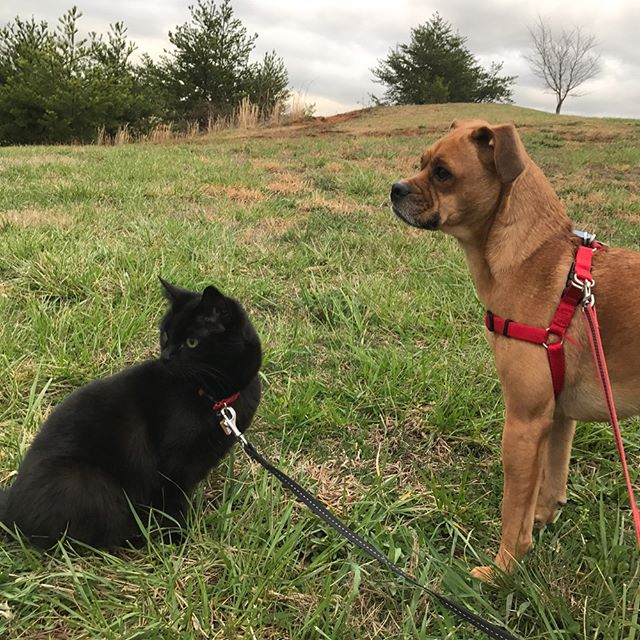
#> input picture data/catdog.jpg, 640 x 640 px, given in place of catdog.png, which was not available
$ jupyter execute --allow-errors image_notebook.ipynb   (shell and % lines are left out)
#> lines starting #> are read from the running program, lines starting #| are printed output that depends on the picture; after the words box and inside, x2 and y2 are one past the last pixel; in counts of white or black regions, pixels touching at a corner belong together; pictures that were not available may be replaced by others from this repository, and a replacement may not be noted
[cell 1]
import glob
import cv2
import matplotlib.pyplot as plt
import numpy as np

# List all files in data dir
image_paths = glob.glob("data/*")
print(image_paths)

image_path = "data/catdog.png"

[cell 2]
image = cv2.imread(image_path)
#> image is the input picture: shape (640, 640, 3); mean B, G, R 80, 116.7, 121.9
image

[cell 3]
image.shape
#> Out = (640, 640, 3)

[cell 4]
plt.imshow(image)
plt.show()

[cell 5]
rgb_image =cv2.cvtColor(image, cv2.COLOR_BGR2RGB)
plt.imshow(rgb_image)
plt.show()

[cell 6]
gray =cv2.cvtColor(image, cv2.COLOR_BGR2GRAY)
plt.imshow(gray)
plt.show()

[cell 7]
gray

[cell 8]
plt.imshow(gray, cmap='gray')
plt.show()

[cell 9]
manual_gray = image.mean(axis=2)

[cell 10]
plt.imshow(manual_gray, cmap='gray')
plt.show()

[cell 11]
image.dtype

[cell 12]
def imshow_cv2plt(brg_img):
    rgb_image =cv2.cvtColor(brg_img, cv2.COLOR_BGR2RGB)
    plt.imshow(rgb_image)
    plt.show()

[cell 13]
cropped = image[:400,400:700]
plt.imshow(cropped)

[cell 14]
imshow_cv2plt(cropped)

[cell 15]
cv2.resize(image, (200, 100)).shape
#> Out = (100, 200, 3)

[cell 16]
resized = cv2.resize(image, (200, 100))
imshow_cv2plt(resized)

[cell 17]
h, w = image.shape[:2]
#> h = 640; w = 640
(h,w)
#> Out = (640, 640)

[cell 18]
ar= w/h
#> ar = 1
ar
#> Out = 1

[cell 19]
new_w=None
new_h=100

def resize(img, width=None, height=None):
    h, w = img.shape[:2]

    if width is not None and height is not None:
        pass
    elif width is not None:
        height = width * (h / w)
        height = round(height)
    elif height is not None:
        width = height * (w / h)
        width = round(width)
    else:
        raise ValueError("No dimensions provided")

    resized = cv2.resize(image, (width, height))
    return resized

[cell 20]
flipped = cv2.flip(image, 1)
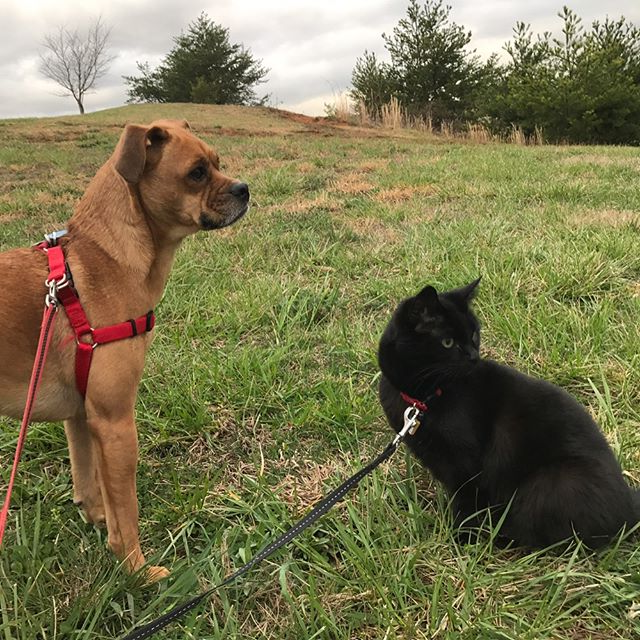
#> flipped: shape (640, 640, 3); mean B, G, R 80, 116.7, 121.9
imshow_cv2plt(flipped)

[cell 21]
flipped2 = cv2.flip(image, -1)
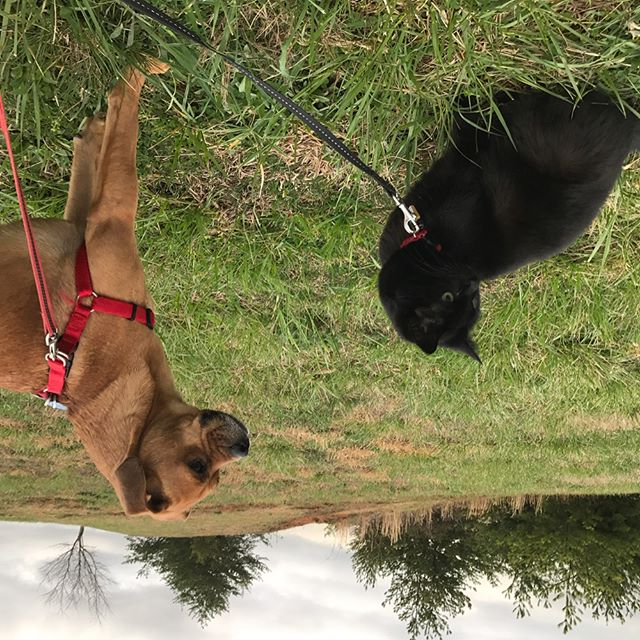
#> flipped2: shape (640, 640, 3); mean B, G, R 80, 116.7, 121.9
imshow_cv2plt(flipped2)

[cell 22]
flipped3 = cv2.flip(image, 0)
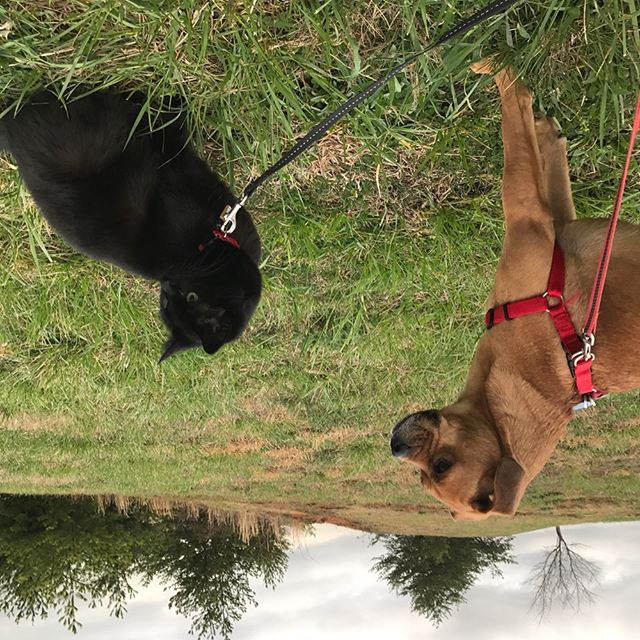
#> flipped3: shape (640, 640, 3); mean B, G, R 80, 116.7, 121.9
imshow_cv2plt(flipped3)

[cell 23]
b,g,r = cv2.split(image)
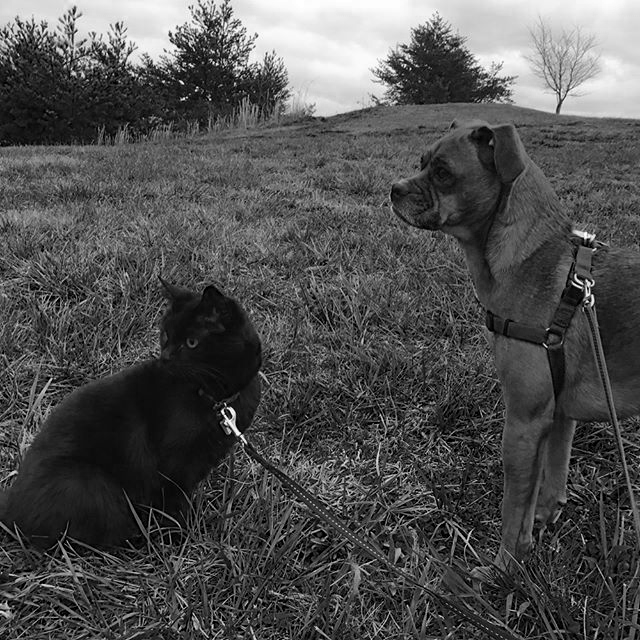
#> b: shape (640, 640); min 0, max 255, mean 80
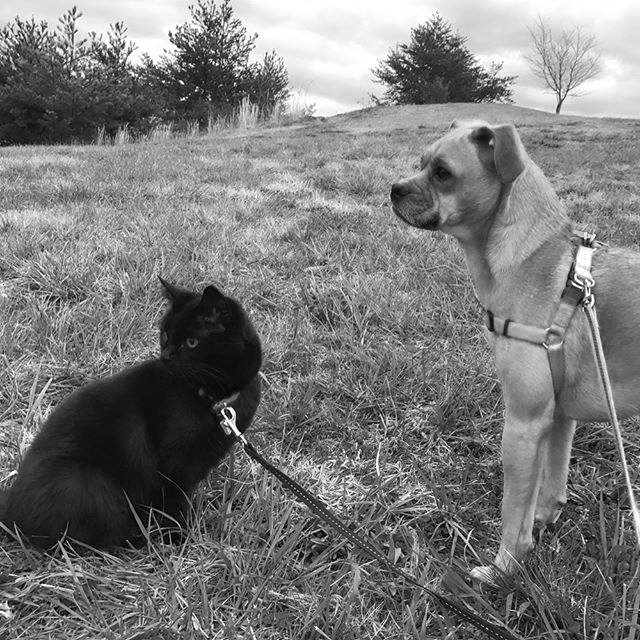
#> r: shape (640, 640); min 0, max 255, mean 121.9
plt.imshow(r, cmap='gray')
plt.show

[cell 24]
red = image.copy()
red[:,:,:2]=0
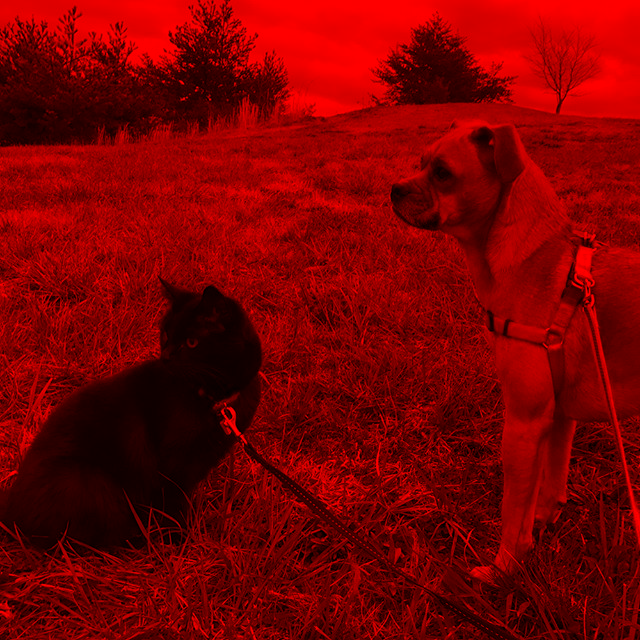
#> red: shape (640, 640, 3); mean B, G, R 0, 0, 121.9
imshow_cv2plt(red)

[cell 25]
plt.imshow(image)

[cell 26]
blurred = cv2.blur(image, (50,50))
imshow_cv2plt(blurred)

[cell 27]
image[500:775, 365:750] =cv2.blur(image[500:775, 365:750], (50,50))
#> image: shape (640, 640, 3); 9.4% of pixels changed, all inside (x1, y1, x2, y2) = (365, 500, 640, 640)
imshow_cv2plt(image)

[cell 28]
image = cv2.imread(image_path)

sobel_x = np.array([[-1,0,1],
                    [-2,0,2],
                    [-1,0,1]])

sobel_y = np.array([[-1,2,-1],
                    [0,0,0],
                    [1,2,1]])

gray =cv2.cvtColor(image, cv2.COLOR_BGR2GRAY)

x_edges = cv2.filter2D(gray, -1, sobel_x)

gray =cv2.cvtColor(image, cv2.COLOR_BGR2GRAY)
y_edges = cv2.filter2D(gray, -1, sobel_y)

imshow_cv2plt(x_edges)
imshow_cv2plt(y_edges)

[cell 29]
sobel_x = np.array([[-1, 0, 1],
                    [-2, 0, 2],
                    [-1, 0, 1]])

sobel_y = np.array([[-1, -2, -1],
                    [ 0,  0,  0],
                    [ 1,  2,  1]])
# fmt: on

image = cv2.imread(image_path)
gray = cv2.cvtColor(image, cv2.COLOR_BGR2GRAY)
x_edges = cv2.filter2D(gray, -1, sobel_x)

image = cv2.imread(image_path)
gray = cv2.cvtColor(image, cv2.COLOR_BGR2GRAY)
y_edges = cv2.filter2D(gray, -1, sobel_y)

imshow_cv2plt(x_edges)
imshow_cv2plt(y_edges)

[cell 30]
edges = x_edges + y_edges
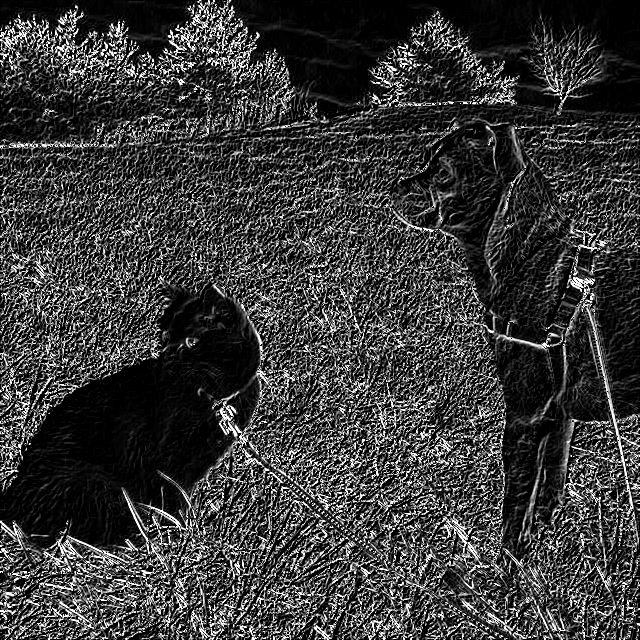
#> edges: shape (640, 640); min 0, max 255, mean 58.2
imshow_cv2plt(edges)

#> (a cell that did not finish here is left out)

[cell 32]
image = cv2.imread(image_path)
cv2.circle(image, (400,400), 300, (255,0,0), 10)
#> image: shape (640, 640, 3); 3% of pixels changed, all inside (x1, y1, x2, y2) = (95, 95, 640, 640)
imshow_cv2plt(image)

[cell 33]
import random

w = 512
canvas = 255 * np.ones((w, w, 3), dtype="uint8")
n_circles = 30

# generate 'art'
for i in range(n_circles):
    # pick a random point
    x = random.randint(0, w)
    y = random.randint(0, w)

    # pick a random color
    r = random.randint(0, 255)
    g = random.randint(0, 255)
    b = random.randint(0, 255)

    # pick a random radius and thickness
    radius = random.randint(10, 500)
    thickness = random.randint(0, 20)

    cv2.circle(canvas, (x, y), radius, (b, g, r), thickness)
    imshow_cv2plt(canvas)
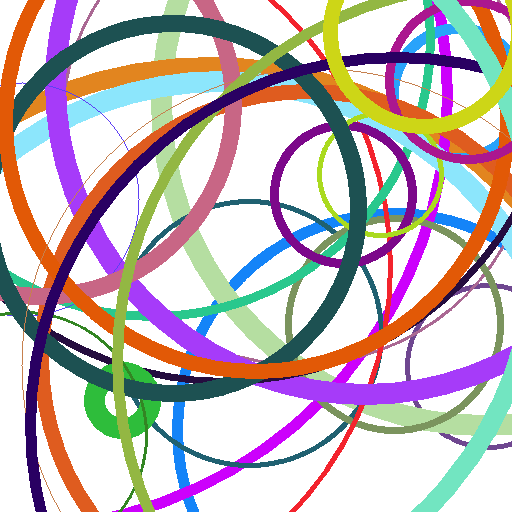
#> canvas: shape (512, 512, 3); mean B, G, R 186.2, 182.6, 195.6

[cell 34]
w = 500
h = 500


canvas2 = 255 * np.ones((w, h, 3), dtype="uint8")


# Ellipse parameters
radius = 100
center = (w // 2, h // 2)
axes = (radius, radius)
angle = 0
start_angle = 90
#start_angle = 270
end_angle = 270
thickness = 10
color =(0, 0, 0)

cv2.ellipse(canvas2, center, axes, angle, start_angle, end_angle, color, thickness, lineType=-1, shift=0)
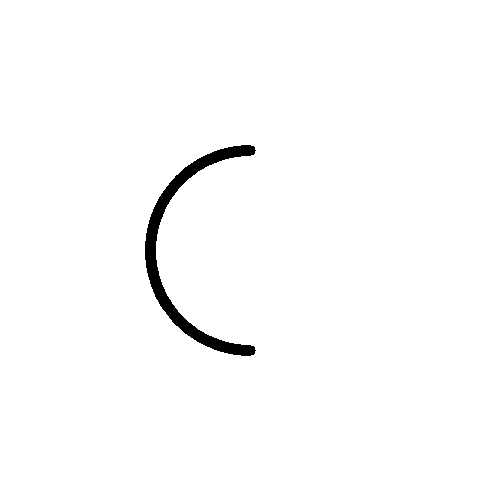
#> canvas2: shape (500, 500, 3); 98.6% white; 1 black region, box (x1, y1, x2, y2) and area: (145, 145, 256, 356) 3520
imshow_cv2plt(canvas2)

[cell 35]
w = 500
h = 500

canvas3 = 255 * np.ones((w, h, 3), dtype="uint8")

thickness = 10
color =(0, 0, 0)
is_closed= True
pts = np.array([[100,50],[202,302],[70,202],[500,10]])

cv2.polylines(canvas3, [pts], is_closed, color, thickness,  shift=0)
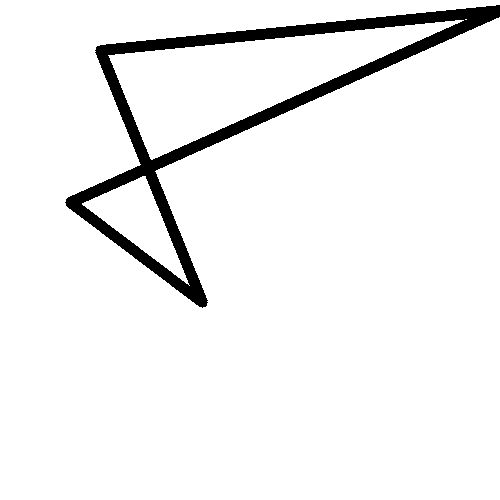
#> canvas3: shape (500, 500, 3); 94.4% white; 1 black region, box (x1, y1, x2, y2) and area: (65, 5, 500, 308) 13980
imshow_cv2plt(canvas3)
